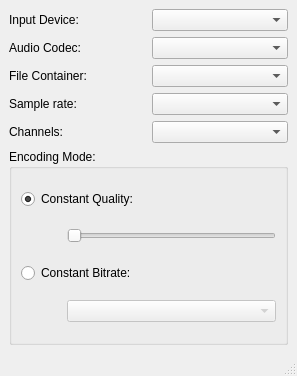
<?xml version="1.0" encoding="UTF-8"?>
<ui version="4.0">
 <class>AudioRecorder</class>
 <widget class="QMainWindow" name="AudioRecorder">
  <property name="geometry">
   <rect>
    <x>0</x>
    <y>0</y>
    <width>297</width>
    <height>376</height>
   </rect>
  </property>
  <property name="windowTitle">
   <string>Voice Recode Options</string>
  </property>
  <widget class="QWidget" name="centralwidget">
   <layout class="QGridLayout" name="gridLayout_3">
    <item row="0" column="0" colspan="2">
     <layout class="QGridLayout" name="gridLayout_2">
      <item row="3" column="0">
       <widget class="QLabel" name="label_4">
        <property name="text">
         <string>Sample rate:</string>
        </property>
       </widget>
      </item>
      <item row="0" column="1">
       <widget class="QComboBox" name="audioDeviceBox"/>
      </item>
      <item row="1" column="0">
       <widget class="QLabel" name="label_2">
        <property name="text">
         <string>Audio Codec:</string>
        </property>
       </widget>
      </item>
      <item row="0" column="0">
       <widget class="QLabel" name="label">
        <property name="text">
         <string>Input Device:</string>
        </property>
       </widget>
      </item>
      <item row="2" column="0">
       <widget class="QLabel" name="label_3">
        <property name="text">
         <string>File Container:</string>
        </property>
       </widget>
      </item>
      <item row="2" column="1">
       <widget class="QComboBox" name="containerBox"/>
      </item>
      <item row="3" column="1">
       <widget class="QComboBox" name="sampleRateBox"/>
      </item>
      <item row="1" column="1">
       <widget class="QComboBox" name="audioCodecBox"/>
      </item>
      <item row="4" column="0">
       <widget class="QLabel" name="label_5">
        <property name="text">
         <string>Channels:</string>
        </property>
       </widget>
      </item>
      <item row="4" column="1">
       <widget class="QComboBox" name="channelsBox"/>
      </item>
     </layout>
    </item>
    <item row="1" column="0" colspan="2">
     <widget class="QGroupBox" name="groupBox">
      <property name="title">
       <string>Encoding Mode:</string>
      </property>
      <layout class="QGridLayout" name="gridLayout">
       <item row="0" column="0" colspan="2">
        <widget class="QRadioButton" name="constantQualityRadioButton">
         <property name="text">
          <string>Constant Quality:</string>
         </property>
         <property name="checked">
          <bool>true</bool>
         </property>
        </widget>
       </item>
       <item row="1" column="0">
        <spacer name="horizontalSpacer_2">
         <property name="orientation">
          <enum>Qt::Horizontal</enum>
         </property>
         <property name="sizeType">
          <enum>QSizePolicy::Fixed</enum>
         </property>
         <property name="sizeHint" stdset="0">
          <size>
           <width>40</width>
           <height>20</height>
          </size>
         </property>
        </spacer>
       </item>
       <item row="2" column="0" colspan="2">
        <widget class="QRadioButton" name="constantBitrateRadioButton">
         <property name="text">
          <string>Constant Bitrate:</string>
         </property>
         <property name="checked">
          <bool>false</bool>
         </property>
        </widget>
       </item>
       <item row="3" column="0">
        <spacer name="horizontalSpacer">
         <property name="orientation">
          <enum>Qt::Horizontal</enum>
         </property>
         <property name="sizeType">
          <enum>QSizePolicy::Fixed</enum>
         </property>
         <property name="sizeHint" stdset="0">
          <size>
           <width>40</width>
           <height>20</height>
          </size>
         </property>
        </spacer>
       </item>
       <item row="3" column="1">
        <widget class="QComboBox" name="bitrateBox">
         <property name="enabled">
          <bool>false</bool>
         </property>
        </widget>
       </item>
       <item row="1" column="1">
        <widget class="QSlider" name="qualitySlider">
         <property name="orientation">
          <enum>Qt::Horizontal</enum>
         </property>
        </widget>
       </item>
      </layout>
     </widget>
    </item>
   </layout>
  </widget>
  <widget class="QStatusBar" name="statusbar"/>
 </widget>
 <resources/>
 <connections>
  <connection>
   <sender>constantQualityRadioButton</sender>
   <signal>toggled(bool)</signal>
   <receiver>qualitySlider</receiver>
   <slot>setEnabled(bool)</slot>
   <hints>
    <hint type="sourcelabel">
     <x>113</x>
     <y>197</y>
    </hint>
    <hint type="destinationlabel">
     <x>115</x>
     <y>223</y>
    </hint>
   </hints>
  </connection>
  <connection>
   <sender>constantBitrateRadioButton</sender>
   <signal>toggled(bool)</signal>
   <receiver>bitrateBox</receiver>
   <slot>setEnabled(bool)</slot>
   <hints>
    <hint type="sourcelabel">
     <x>173</x>
     <y>259</y>
    </hint>
    <hint type="destinationlabel">
     <x>190</x>
     <y>291</y>
    </hint>
   </hints>
  </connection>
 </connections>
 <slots>
  <slot>setOutputLocation()</slot>
  <slot>toggleRecord()</slot>
  <slot>togglePause()</slot>
 </slots>
</ui>
